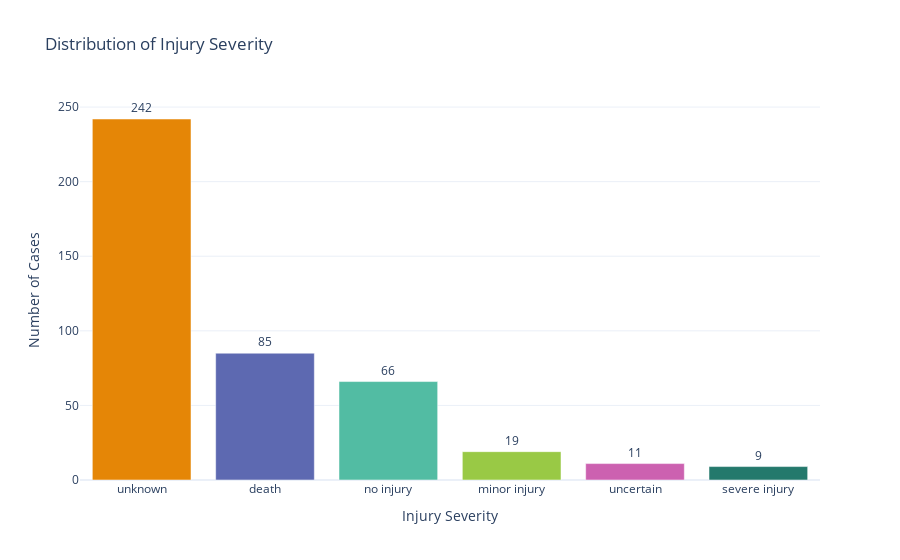
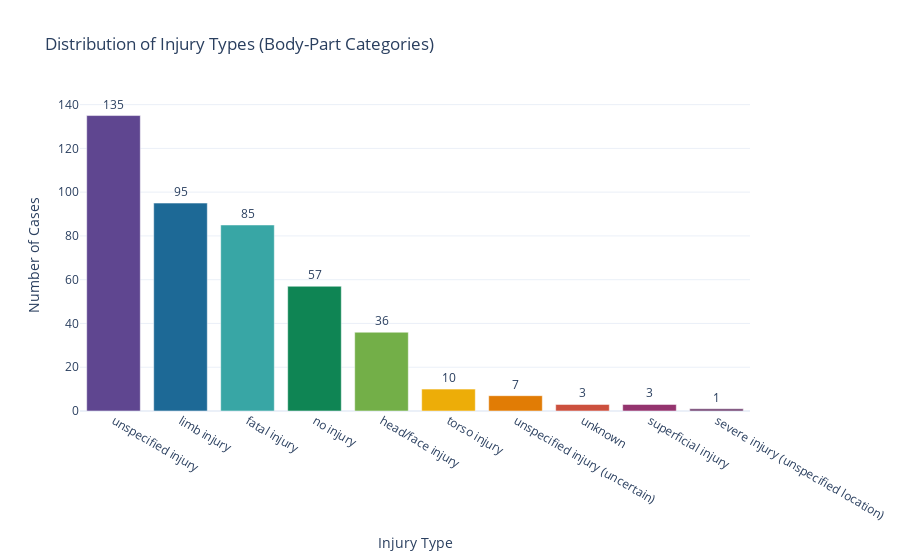

Notebook code cell kept with these figures, in order:
### Code cell
import pandas as pd
import plotly.express as px
import plotly.io as pio

pio.renderers.default = "vscode"

# ----------------------------------------------------------
# 1) INJURY TYPE CLASSIFIER (body-part based)
# ----------------------------------------------------------
def classify_injury_type(desc):
    if pd.isna(desc) or desc.strip() == "":
        return "unknown"

    desc = desc.lower()

    # Death → separate category
    if any(w in desc for w in ["dead", "death", "fatal", "killed"]):
        return "fatal injury"

    # Limb injuries
    if any(w in desc for w in [
        "arm", "leg", "hand", "foot", "wrist", "ankle", "shoulder",
        "elbow", "knee", "thigh", "shin"
    ]):
        return "limb injury"

    # Head / face injuries
    if any(w in desc for w in [
        "head", "face", "scalp", "eye", "ear", "jaw", "nose", "cheek"
    ]):
        return "head/face injury"

    # Torso injuries
    if any(w in desc for w in [
        "torso", "chest", "abdomen", "back", "rib", "stomach"
    ]):
        return "torso injury"

    # Multiple body parts
    if any(w in desc for w in ["multiple injuries", "several injuries", "various injuries"]):
        return "multiple injuries"

    # Superficial injuries (location unknown)
    if any(w in desc for w in ["bruise", "scratch", "small cut", "superficial"]):
        return "superficial injury"

    # Severe but location unclear
    if any(w in desc for w in ["fracture", "broken", "deep cut", "heavy bleeding"]):
        return "severe injury (unspecified location)"

    # Possible but unclear
    if any(w in desc for w in ["possible", "maybe injured", "unconfirmed"]):
        return "unspecified injury (uncertain)"

    # No injury
    if any(w in desc for w in ["no injury", "uninjured", "not injured"]):
        return "no injury"

    # Default
    return "unspecified injury"


# ----------------------------------------------------------
# 2) INJURY SEVERITY CLASSIFIER
# ----------------------------------------------------------
def classify_injury_severity(desc):
    if pd.isna(desc) or desc.strip() == "":
        return "unknown"

    desc = desc.lower()

    if any(w in desc for w in ["dead", "death", "fatal", "killed"]):
        return "death"

    if any(w in desc for w in ["no injury", "uninjured", "not injured"]):
        return "no injury"

    if any(w in desc for w in [
        "fracture", "broken", "deep cut", "severe", "heavy bleeding",
        "head trauma", "internal injury", "critical"
    ]):
        return "severe injury"

    if any(w in desc for w in [
        "bruise", "scratch", "minor", "small cut", "sprain", "superficial"
    ]):
        return "minor injury"

    if any(w in desc for w in ["possible", "maybe", "unconfirmed"]):
        return "uncertain"

    return "unknown"


# ----------------------------------------------------------
# 3) APPLY BOTH CLASSIFIERS
# ----------------------------------------------------------
df["injury_type"] = df["Injury"].apply(classify_injury_type)
df["injury_severity"] = df["Injury"].apply(classify_injury_severity)


# ----------------------------------------------------------
# 4) PLOT 1 — Distribution of injury_severity
# ----------------------------------------------------------
severity_counts = df["injury_severity"].value_counts().reset_index()
severity_counts.columns = ["injury_severity", "count"]

fig_sev = px.bar(
    severity_counts,
    x="injury_severity",
    y="count",
    title="Distribution of Injury Severity",
    text="count",
    color="injury_severity",
    color_discrete_sequence=px.colors.qualitative.Vivid
)

fig_sev.update_traces(textposition="outside")
fig_sev.update_layout(
    xaxis_title="Injury Severity",
    yaxis_title="Number of Cases",
    template="plotly_white",
    showlegend=False
)
fig_sev.show()


# ----------------------------------------------------------
# 5) PLOT 2 — Distribution of injury_type (body-part categories)
# ----------------------------------------------------------
type_counts = df["injury_type"].value_counts().reset_index()
type_counts.columns = ["injury_type", "count"]

fig_type = px.bar(
    type_counts,
    x="injury_type",
    y="count",
    title="Distribution of Injury Types (Body-Part Categories)",
    text="count",
    color="injury_type",
    color_discrete_sequence=px.colors.qualitative.Prism
)

fig_type.update_traces(textposition="outside")
fig_type.update_layout(
    xaxis_title="Injury Type",
    yaxis_title="Number of Cases",
    template="plotly_white",
    showlegend=False
)
fig_type.show()

### Figure 1 — Plotly figure (JSON) as saved in the notebook; plotly's stock layout.template omitted (floating-point values rounded to 4 significant figures)
{"data": [{"alignmentgroup": "True", "hovertemplate": "injury_severity=%{x}<br>count=%{text}<extra></extra>", "legendgroup": "unknown", "marker": {"color": "rgb(229, 134, 6)", "pattern": {"shape": ""}}, "name": "unknown", "offsetgroup": "unknown", "orientation": "v", "showlegend": true, "text": [242], "textposition": "outside", "type": "bar", "x": ["unknown"], "xaxis": "x", "y": [242], "yaxis": "y"}, {"alignmentgroup": "True", "hovertemplate": "injury_severity=%{x}<br>count=%{text}<extra></extra>", "legendgroup": "death", "marker": {"color": "rgb(93, 105, 177)", "pattern": {"shape": ""}}, "name": "death", "offsetgroup": "death", "orientation": "v", "showlegend": true, "text": [85], "textposition": "outside", "type": "bar", "x": ["death"], "xaxis": "x", "y": [85], "yaxis": "y"}, {"alignmentgroup": "True", "hovertemplate": "injury_severity=%{x}<br>count=%{text}<extra></extra>", "legendgroup": "no injury", "marker": {"color": "rgb(82, 188, 163)", "pattern": {"shape": ""}}, "name": "no injury", "offsetgroup": "no injury", "orientation": "v", "showlegend": true, "text": [66], "textposition": "outside", "type": "bar", "x": ["no injury"], "xaxis": "x", "y": [66], "yaxis": "y"}, {"alignmentgroup": "True", "hovertemplate": "injury_severity=%{x}<br>count=%{text}<extra></extra>", "legendgroup": "minor injury", "marker": {"color": "rgb(153, 201, 69)", "pattern": {"shape": ""}}, "name": "minor injury", "offsetgroup": "minor injury", "orientation": "v", "showlegend": true, "text": [19], "textposition": "outside", "type": "bar", "x": ["minor injury"], "xaxis": "x", "y": [19], "yaxis": "y"}, {"alignmentgroup": "True", "hovertemplate": "injury_severity=%{x}<br>count=%{text}<extra></extra>", "legendgroup": "uncertain", "marker": {"color": "rgb(204, 97, 176)", "pattern": {"shape": ""}}, "name": "uncertain", "offsetgroup": "uncertain", "orientation": "v", "showlegend": true, "text": [11], "textposition": "outside", "type": "bar", "x": ["uncertain"], "xaxis": "x", "y": [11], "yaxis": "y"}, {"alignmentgroup": "True", "hovertemplate": "injury_severity=%{x}<br>count=%{text}<extra></extra>", "legendgroup": "severe injury", "marker": {"color": "rgb(36, 121, 108)", "pattern": {"shape": ""}}, "name": "severe injury", "offsetgroup": "severe injury", "orientation": "v", "showlegend": true, "text": [9], "textposition": "outside", "type": "bar", "x": ["severe injury"], "xaxis": "x", "y": [9], "yaxis": "y"}], "layout": {"barmode": "relative", "legend": {"title": {"text": "injury_severity"}, "tracegroupgap": 0}, "showlegend": false, "title": {"text": "Distribution of Injury Severity"}, "xaxis": {"anchor": "y", "categoryarray": ["unknown", "death", "no injury", "minor injury", "uncertain", "severe injury"], "categoryorder": "array", "domain": [0, 1], "title": {"text": "Injury Severity"}}, "yaxis": {"anchor": "x", "domain": [0, 1], "title": {"text": "Number of Cases"}}}}

### Figure 2 — Plotly figure (JSON) as saved in the notebook; plotly's stock layout.template omitted (floating-point values rounded to 4 significant figures)
{"data": [{"alignmentgroup": "True", "hovertemplate": "injury_type=%{x}<br>count=%{text}<extra></extra>", "legendgroup": "unspecified injury", "marker": {"color": "rgb(95, 70, 144)", "pattern": {"shape": ""}}, "name": "unspecified injury", "offsetgroup": "unspecified injury", "orientation": "v", "showlegend": true, "text": [135], "textposition": "outside", "type": "bar", "x": ["unspecified injury"], "xaxis": "x", "y": [135], "yaxis": "y"}, {"alignmentgroup": "True", "hovertemplate": "injury_type=%{x}<br>count=%{text}<extra></extra>", "legendgroup": "limb injury", "marker": {"color": "rgb(29, 105, 150)", "pattern": {"shape": ""}}, "name": "limb injury", "offsetgroup": "limb injury", "orientation": "v", "showlegend": true, "text": [95], "textposition": "outside", "type": "bar", "x": ["limb injury"], "xaxis": "x", "y": [95], "yaxis": "y"}, {"alignmentgroup": "True", "hovertemplate": "injury_type=%{x}<br>count=%{text}<extra></extra>", "legendgroup": "fatal injury", "marker": {"color": "rgb(56, 166, 165)", "pattern": {"shape": ""}}, "name": "fatal injury", "offsetgroup": "fatal injury", "orientation": "v", "showlegend": true, "text": [85], "textposition": "outside", "type": "bar", "x": ["fatal injury"], "xaxis": "x", "y": [85], "yaxis": "y"}, {"alignmentgroup": "True", "hovertemplate": "injury_type=%{x}<br>count=%{text}<extra></extra>", "legendgroup": "no injury", "marker": {"color": "rgb(15, 133, 84)", "pattern": {"shape": ""}}, "name": "no injury", "offsetgroup": "no injury", "orientation": "v", "showlegend": true, "text": [57], "textposition": "outside", "type": "bar", "x": ["no injury"], "xaxis": "x", "y": [57], "yaxis": "y"}, {"alignmentgroup": "True", "hovertemplate": "injury_type=%{x}<br>count=%{text}<extra></extra>", "legendgroup": "head/face injury", "marker": {"color": "rgb(115, 175, 72)", "pattern": {"shape": ""}}, "name": "head/face injury", "offsetgroup": "head/face injury", "orientation": "v", "showlegend": true, "text": [36], "textposition": "outside", "type": "bar", "x": ["head/face injury"], "xaxis": "x", "y": [36], "yaxis": "y"}, {"alignmentgroup": "True", "hovertemplate": "injury_type=%{x}<br>count=%{text}<extra></extra>", "legendgroup": "torso injury", "marker": {"color": "rgb(237, 173, 8)", "pattern": {"shape": ""}}, "name": "torso injury", "offsetgroup": "torso injury", "orientation": "v", "showlegend": true, "text": [10], "textposition": "outside", "type": "bar", "x": ["torso injury"], "xaxis": "x", "y": [10], "yaxis": "y"}, {"alignmentgroup": "True", "hovertemplate": "injury_type=%{x}<br>count=%{text}<extra></extra>", "legendgroup": "unspecified injury (uncertain)", "marker": {"color": "rgb(225, 124, 5)", "pattern": {"shape": ""}}, "name": "unspecified injury (uncertain)", "offsetgroup": "unspecified injury (uncertain)", "orientation": "v", "showlegend": true, "text": [7], "textposition": "outside", "type": "bar", "x": ["unspecified injury (uncertain)"], "xaxis": "x", "y": [7], "yaxis": "y"}, {"alignmentgroup": "True", "hovertemplate": "injury_type=%{x}<br>count=%{text}<extra></extra>", "legendgroup": "unknown", "marker": {"color": "rgb(204, 80, 62)", "pattern": {"shape": ""}}, "name": "unknown", "offsetgroup": "unknown", "orientation": "v", "showlegend": true, "text": [3], "textposition": "outside", "type": "bar", "x": ["unknown"], "xaxis": "x", "y": [3], "yaxis": "y"}, {"alignmentgroup": "True", "hovertemplate": "injury_type=%{x}<br>count=%{text}<extra></extra>", "legendgroup": "superficial injury", "marker": {"color": "rgb(148, 52, 110)", "pattern": {"shape": ""}}, "name": "superficial injury", "offsetgroup": "superficial injury", "orientation": "v", "showlegend": true, "text": [3], "textposition": "outside", "type": "bar", "x": ["superficial injury"], "xaxis": "x", "y": [3], "yaxis": "y"}, {"alignmentgroup": "True", "hovertemplate": "injury_type=%{x}<br>count=%{text}<extra></extra>", "legendgroup": "severe injury (unspecified location)", "marker": {"color": "rgb(111, 64, 112)", "pattern": {"shape": ""}}, "name": "severe injury (unspecified location)", "offsetgroup": "severe injury (unspecified location)", "orientation": "v", "showlegend": true, "text": [1], "textposition": "outside", "type": "bar", "x": ["severe injury (unspecified location)"], "xaxis": "x", "y": [1], "yaxis": "y"}], "layout": {"barmode": "relative", "legend": {"title": {"text": "injury_type"}, "tracegroupgap": 0}, "showlegend": false, "title": {"text": "Distribution of Injury Types (Body-Part Categories)"}, "xaxis": {"anchor": "y", "categoryarray": ["unspecified injury", "limb injury", "fatal injury", "no injury", "head/face injury", "torso injury", "unspecified injury (uncertain)", "unknown", "superficial injury", "severe injury (unspecified location)"], "categoryorder": "array", "domain": [0, 1], "title": {"text": "Injury Type"}}, "yaxis": {"anchor": "x", "domain": [0, 1], "title": {"text": "Number of Cases"}}}}
